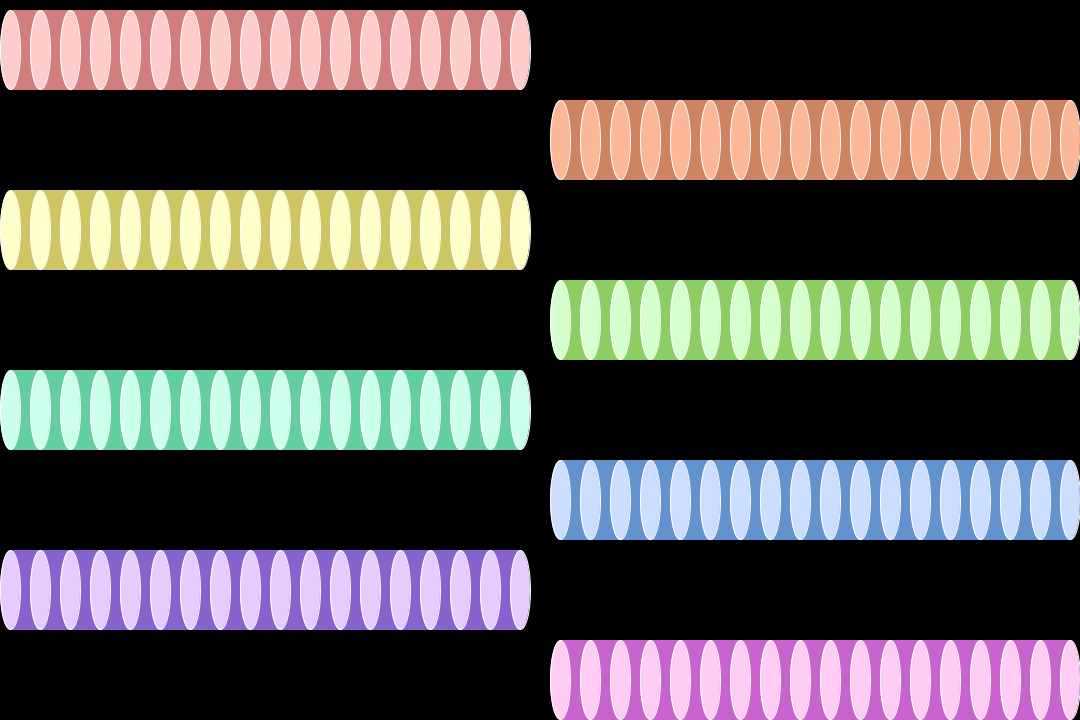
Frame 1 (no input)
Frame 60 (the mouse pressed at the canvas centre just before this capture): identical to frame 1, image omitted
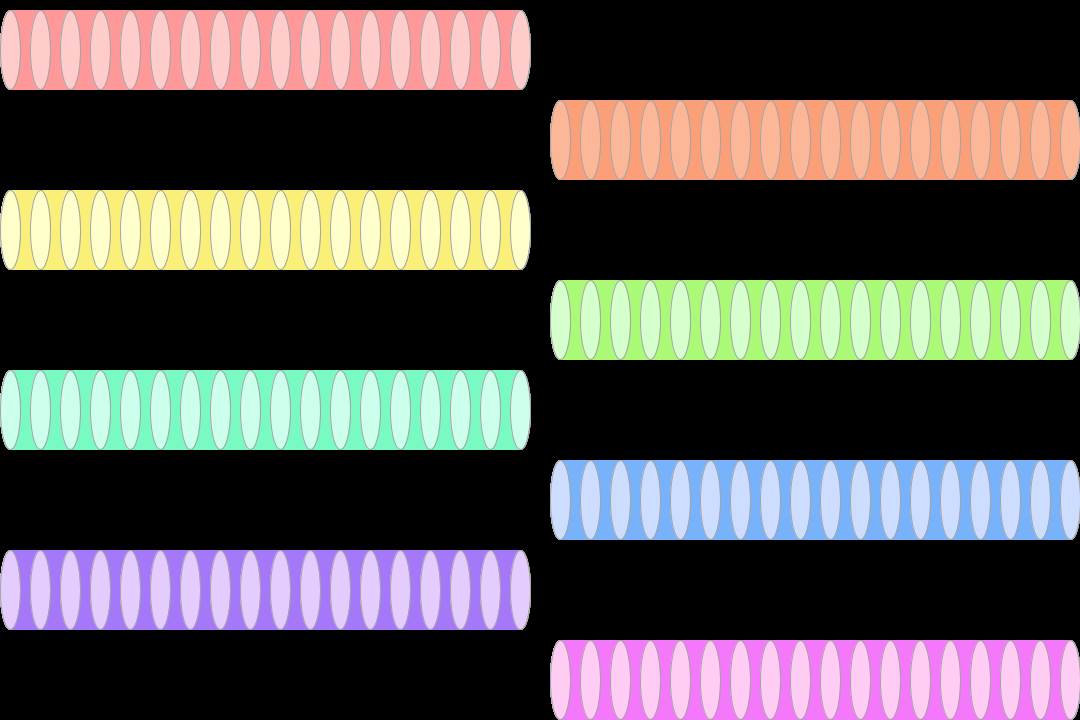
Frame 120 (the mouse held since frame 60 and released just before this capture)

The Processing sketch that drew these frames (run headless with seeded random() and noise(); from frame 60 on, the mouse is pressed at the canvas centre):

// Processing sketch: SS2_RainbowTunnel
// ── SS2_RainbowTunnel.pde
//Rainbow Tunnels by Bryan Estevez
void setup(){
size(1080,720);
background(0,0,0);
  }
  
void draw(){
int cyLength = 510;
int cyWidth = 80;
int wOut1 = 255;
int wOut2 = 255;
int wOut3 = 255;
int wOut4 = 255;
int wOut5 = 255;
int wOut6 = 255;
int wOut7 = 255;
int wOut8 = 255;
float ranCol = random(0,255);

//Interactivity of mouse position
if ((mouseX >= 10) && (mouseX <= 510) && (mouseY >=5) && (mouseY <=80)){
  wOut1 = 0;
  } else if ((mouseX >= 560) && (mouseX <= 1070) && (mouseY >=90) && (mouseY <=165)){
     wOut2 = 0;
  } else if ((mouseX >= 10) && (mouseX <= 510) && (mouseY >=175) && (mouseY <=250)){
     wOut3 = 0;
  }  else if ((mouseX >= 560) && (mouseX <= 1070) && (mouseY >=260) && (mouseY <=335)){
     wOut4 = 0;
  } else if ((mouseX >= 10) && (mouseX <= 510) && (mouseY >=345) && (mouseY <=420)){
     wOut5 = 0;
  } else if ((mouseX >= 560) && (mouseX <= 1070) && (mouseY >=430) && (mouseY <=505)){
     wOut6 = 0;
  } else if ((mouseX >= 10) && (mouseX <= 510) && (mouseY >=515) && (mouseY <=590)){
     wOut7 = 0;
  } else if ((mouseX >= 560) && (mouseX <= 1070) && (mouseY >=600) && (mouseY <=675)){
     wOut8 = 0;
  } else { 
    wOut1 = 255;
    wOut2 = 255;
    wOut3 = 255;
    wOut4 = 255;
    wOut5 = 255;
    wOut6 = 255;
    wOut7 = 255;
    wOut8 = 255;
  }
  
//random color picker
if (mousePressed == true){
    wOut1 = (int)ranCol;
    wOut2 = (int)ranCol;
    wOut3 = (int)ranCol;
    wOut4 = (int)ranCol;
    wOut5 = (int)ranCol;
    wOut6 = (int)ranCol;
    wOut7 = (int)ranCol;
    wOut8 = (int)ranCol;
} else if (keyPressed == true) {
  background(255,255,255);
  } else if (keyPressed == false) {
  background(0,0,0);
  } else {
    wOut1 = 255;
    wOut2 = 255;
    wOut3 = 255;
    wOut4 = 255;
    wOut5 = 255;
    wOut6 = 255;
    wOut7 = 255;
    wOut8 = 255;
  }

//Cylinder 1
noStroke();
fill(255,153,153,210);
rect(10,10,cyLength,cyWidth);

//Cylinder 2
noStroke();
fill(250,159,120,210);
rect(560,100,cyLength,cyWidth);

//Cylinder 3
noStroke();
fill(250, 239, 120,210);
rect(10,190,cyLength,cyWidth);

//Cylinder 4
noStroke();
fill(170, 250, 120,210);
rect(560,280,cyLength,cyWidth);

//Cylinder 5
noStroke();
fill(120, 250, 194,210);
rect(10,370,cyLength,cyWidth);

//Cylinder 6
noStroke();
fill(120, 179, 250,210);
rect(560,460,cyLength,cyWidth);

//Cylinder 7
noStroke();
fill(165, 120, 250,210);
rect(10,550,cyLength,cyWidth);

//Cylinder 8
noStroke();
fill(244, 120, 250,210);
rect(560,640,cyLength,cyWidth);


//tunnel 1
stroke(wOut1,wOut1,wOut1);
fill(255,204,204);
ellipse(10,50,20,79);
ellipse(40,50,20,79);
ellipse(70,50,20,79);
ellipse(100,50,20,79);
ellipse(130,50,20,79);
ellipse(160,50,20,79);
ellipse(190,50,20,79);
ellipse(220,50,20,79);
ellipse(250,50,20,79);
ellipse(280,50,20,79);
ellipse(310,50,20,79);
ellipse(340,50,20,79);
ellipse(370,50,20,79);
ellipse(400,50,20,79);
ellipse(430,50,20,79);
ellipse(460,50,20,79);
ellipse(490,50,20,79);
ellipse(520,50,20,79); 


//tunnel 2
stroke(wOut2,wOut2,wOut2);
fill(252,183,153);
ellipse(560,140,20,79);
ellipse(590,140,20,79);
ellipse(620,140,20,79);
ellipse(650,140,20,79);
ellipse(680,140,20,79);
ellipse(710,140,20,79);
ellipse(740,140,20,79);
ellipse(770,140,20,79);
ellipse(800,140,20,79);
ellipse(830,140,20,79);
ellipse(860,140,20,79);
ellipse(890,140,20,79);
ellipse(920,140,20,79);
ellipse(950,140,20,79);
ellipse(980,140,20,79);
ellipse(1010,140,20,79);
ellipse(1040,140,20,79);
ellipse(1070,140,20,79);

//tunnel 3
stroke(wOut3,wOut3,wOut3);
fill(255, 255, 204);
ellipse(10,230,20,79);
ellipse(40,230,20,79);
ellipse(70,230,20,79);
ellipse(100,230,20,79);
ellipse(130,230,20,79);
ellipse(160,230,20,79);
ellipse(190,230,20,79);
ellipse(220,230,20,79);
ellipse(250,230,20,79);
ellipse(280,230,20,79);
ellipse(310,230,20,79);
ellipse(340,230,20,79);
ellipse(370,230,20,79);
ellipse(400,230,20,79);
ellipse(430,230,20,79);
ellipse(460,230,20,79);
ellipse(490,230,20,79);
ellipse(520,230,20,79); 

//tunnel 4
stroke(wOut4,wOut4,wOut4);
fill(213, 255, 204);
ellipse(560,320,20,79);
ellipse(590,320,20,79);
ellipse(620,320,20,79);
ellipse(650,320,20,79);
ellipse(680,320,20,79);
ellipse(710,320,20,79);
ellipse(740,320,20,79);
ellipse(770,320,20,79);
ellipse(800,320,20,79);
ellipse(830,320,20,79);
ellipse(860,320,20,79);
ellipse(890,320,20,79);
ellipse(920,320,20,79);
ellipse(950,320,20,79);
ellipse(980,320,20,79);
ellipse(1010,320,20,79);
ellipse(1040,320,20,79);
ellipse(1070,320,20,79);

//tunnel 5
stroke(wOut5,wOut5,wOut5);
fill(204, 255, 236);
ellipse(10,410,20,79);
ellipse(40,410,20,79);
ellipse(70,410,20,79);
ellipse(100,410,20,79);
ellipse(130,410,20,79);
ellipse(160,410,20,79);
ellipse(190,410,20,79);
ellipse(220,410,20,79);
ellipse(250,410,20,79);
ellipse(280,410,20,79);
ellipse(310,410,20,79);
ellipse(340,410,20,79);
ellipse(370,410,20,79);
ellipse(400,410,20,79);
ellipse(430,410,20,79);
ellipse(460,410,20,79);
ellipse(490,410,20,79);
ellipse(520,410,20,79); 

//tunnel 6
stroke(wOut6,wOut6,wOut6);
fill(204, 221, 255);
ellipse(560,500,20,79);
ellipse(590,500,20,79);
ellipse(620,500,20,79);
ellipse(650,500,20,79);
ellipse(680,500,20,79);
ellipse(710,500,20,79);
ellipse(740,500,20,79);
ellipse(770,500,20,79);
ellipse(800,500,20,79);
ellipse(830,500,20,79);
ellipse(860,500,20,79);
ellipse(890,500,20,79);
ellipse(920,500,20,79);
ellipse(950,500,20,79);
ellipse(980,500,20,79);
ellipse(1010,500,20,79);
ellipse(1040,500,20,79);
ellipse(1070,500,20,79);

//tunnel 7
stroke(wOut7,wOut7,wOut7);
fill(229, 204, 255);
ellipse(10,590,20,79);
ellipse(40,590,20,79);
ellipse(70,590,20,79);
ellipse(100,590,20,79);
ellipse(130,590,20,79);
ellipse(160,590,20,79);
ellipse(190,590,20,79);
ellipse(220,590,20,79);
ellipse(250,590,20,79);
ellipse(280,590,20,79);
ellipse(310,590,20,79);
ellipse(340,590,20,79);
ellipse(370,590,20,79);
ellipse(400,590,20,79);
ellipse(430,590,20,79);
ellipse(460,590,20,79);
ellipse(490,590,20,79);
ellipse(520,590,20,79); 

//tunnel 8
stroke(wOut8,wOut8,wOut8);
fill(255, 204, 244);
ellipse(560,680,20,79);
ellipse(590,680,20,79);
ellipse(620,680,20,79);
ellipse(650,680,20,79);
ellipse(680,680,20,79);
ellipse(710,680,20,79);
ellipse(740,680,20,79);
ellipse(770,680,20,79);
ellipse(800,680,20,79);
ellipse(830,680,20,79);
ellipse(860,680,20,79);
ellipse(890,680,20,79);
ellipse(920,680,20,79);
ellipse(950,680,20,79);
ellipse(980,680,20,79);
ellipse(1010,680,20,79);
ellipse(1040,680,20,79);
ellipse(1070,680,20,79);

  
}
